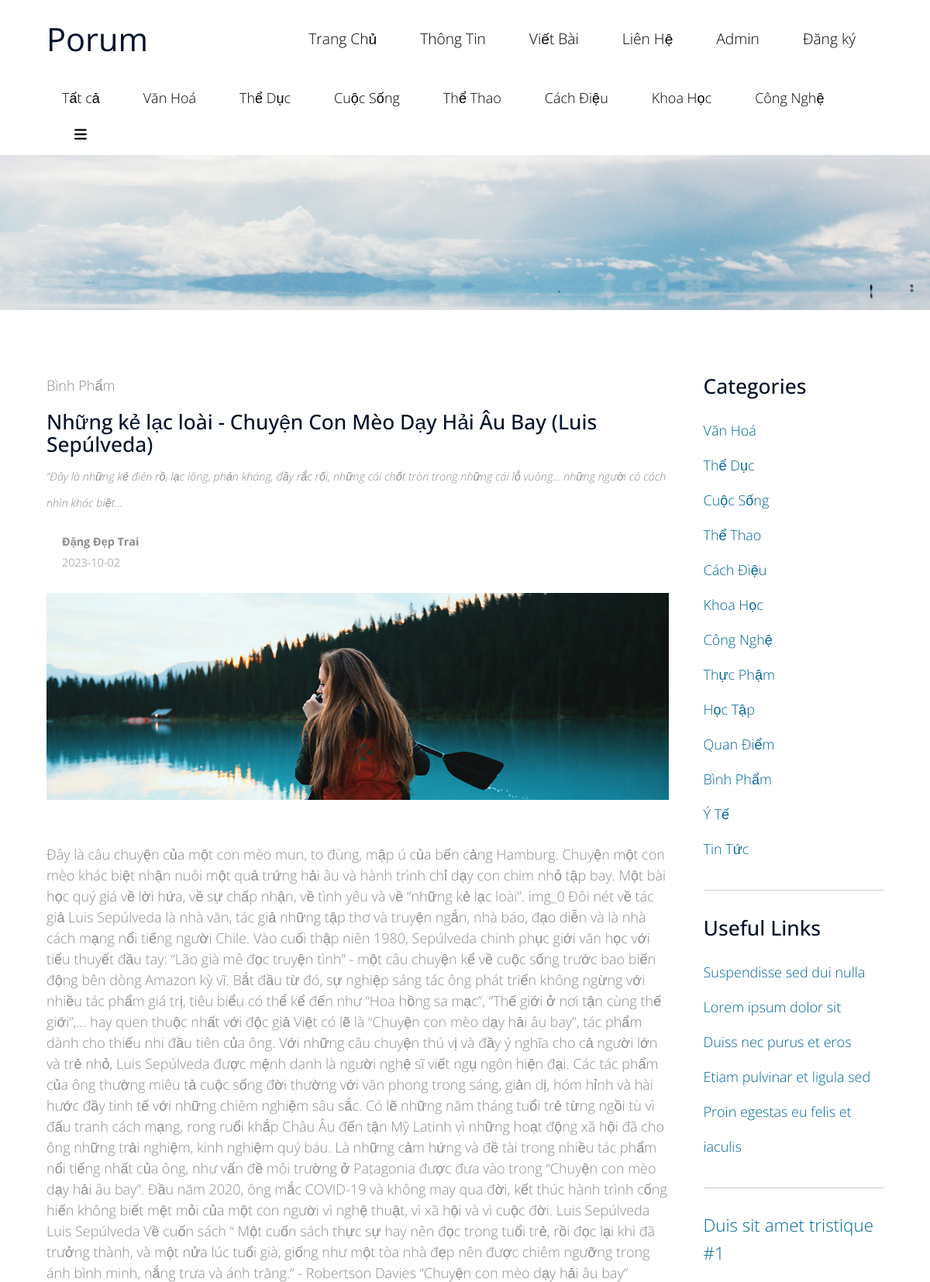
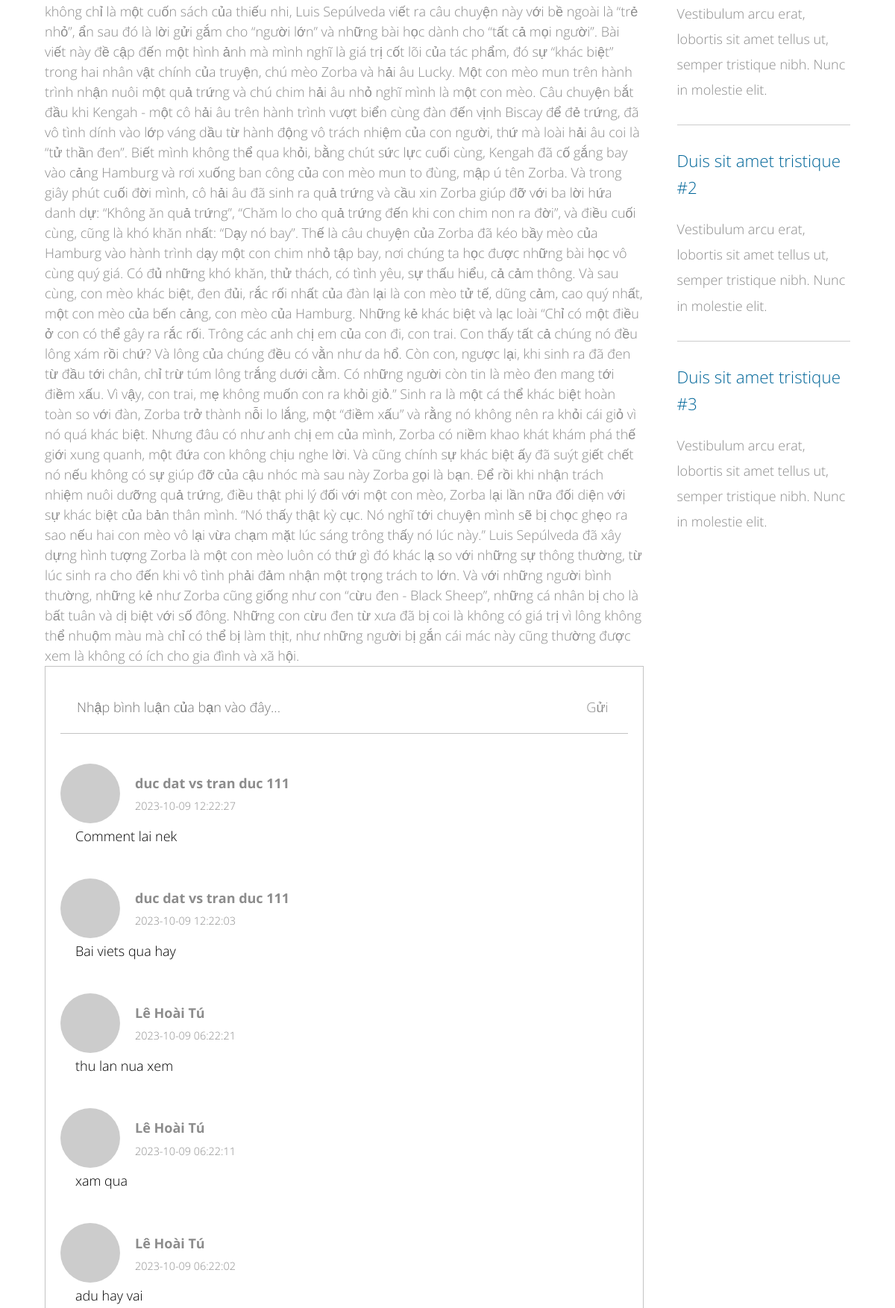
The page /DoAnTTCN/post/post-detail.php?postid=1 (upper part) on the database its author committed (2 pictures, top to bottom).
### tables this page shows
CREATE TABLE IF NOT EXISTS `tbl_menu` (
  `menuid` int NOT NULL AUTO_INCREMENT,
  `menuname` varchar(500) DEFAULT NULL,
  `parentid` int DEFAULT '0',
  `link` varchar(500) DEFAULT NULL,
  `position` int DEFAULT '0',
  PRIMARY KEY (`menuid`)
);

CREATE TABLE IF NOT EXISTS `tbl_category` (
  `categoryid` int NOT NULL AUTO_INCREMENT,
  `categoryname` varchar(500) DEFAULT NULL,
  PRIMARY KEY (`categoryid`)
);

### DoAnTTCN/post/post-detail.php (the view, shortened to what this page needs)
<?php
include '../config/config.php';
    $var_postid = $_GET['postid'];
    $query_post_byid = "select * from view_post_full where postid = $var_postid";
    $result_full_post = $conn->query($query_post_byid);
$result_cate_side_bar = $conn->query("select * from tbl_category");
?>
<!DOCTYPE html>
<html>
<head>
    <link rel="stylesheet" href="../resource/user/css/bootstrap.min.css">
    <link rel="stylesheet" href="../resource/user/css/templatemo-style.css">
    <link rel="stylesheet" href="../resource/user/css/blogcss.css">
    <link rel="stylesheet" href="../resource/user/css/contentBox.css">
</head>
<body>
    <?php
    include '../layout/header.php';
    ?>
    <div class="tm-blog-img-container">
    </div>
    <?php
    if ($result_full_post->num_rows > 0) {
        $post_by_id = $result_full_post->fetch_assoc();
        ?>
        <section class="tm-section">
            <div class="container-fluid">
                <div class="row">
                    <div class="col-xs-12 col-sm-12 col-md-8 col-lg-9 col-xl-9">
                        <div class="tm-blog-post">
                            <p>
                                <?php echo $post_by_id['categoryname'] ?>
                            </p>
                            <h3 class="tm-gold-text">
                                <?php echo $post_by_id['title'] ?>
                            </h3>
                            <p>
                                <i>
                                    <?php echo $post_by_id['asbtract'] ?>
                                </i>
                            </p>
                            <div class="post-info-author">
                                <div class="post-info-author-avatar">
                                </div>
                                <div class="post-info-author-title">
                                    <div class="author-name">
                                        <p> <strong>
                                                <?php echo $post_by_id['fullname'] ?>
                                            </strong></p>
                                    </div>
                                    <div class="created-post">
                                        <p>
                                            <?php echo $post_by_id['createddate'] ?>
                                        </p>
                                    </div>
                                </div>
                            </div>
                            <img src="../resource/user/img/tm-img-1010x336-1.jpg" alt="Image" class="img-fluid tm-img-post">
                            <br>
                            <?php echo $post_by_id['content'] ?>
                        </div>
                        <div class="form-comment">
                            <div class="form-comment-inline">
                                <form class="input-comment-form"  method="post">
                                    <input type="text" placeholder="Nhập bình luận của bạn vào đây..." name="commenttext">
                                    <button type="submit" name="comment-button">Gửi</button>
                                </form>
                                <div class="comment-list">
                                 <?php
                                    $comments = $conn->query("select * from view_comment_full where postid = $var_postid order by createddate desc");
                                    if($comments->num_rows>0){
                                        while ($row_cmt = $comments->fetch_assoc()) {
                                ?>
                                    <div class="commenter">
                                        <div class="commenter-info">
                                            <div class="commenter-img">
                                                <img src="  https://www.gravatar.com/avatar/f872ad683a54d281e05c3cc40b819eb2?d=wavatar&f=y"
                                                    alt="">
                                            </div>
                                            <div class="commenter-info-detail">
                                                <div class="commenter-info-name">
                                                    <p> <?php echo $row_cmt['fullname'] ?> </p>
                                                </div>
                                                <div class="commenter-info-date">
                                                    <p><?php echo $row_cmt['createddate'] ?></p>
                                                </div>
                                            </div>
                                        </div>
                                        <div class="comment-text">
                                            <p>
                                               <?php echo $row_cmt['commenttext'] ?>
                                            </p>
                                        </div>
                                    </div>
                                <?php
                                        }
                                    }
                                ?>
                                </div>
                            </div>
                        </div>
                    </div>
                    <aside class="col-xs-12 col-sm-12 col-md-4 col-lg-3 col-xl-3 tm-aside-r">
                        <div class="tm-aside-container">
                            <h3 class="tm-gold-text tm-title">
                                Categories
                            </h3>
                            <nav>
                                <ul class="nav">
                                    <?php
                                    if ($result_cate_side_bar->num_rows > 0) {
                                        while ($row_cate_side_bar = $result_cate_side_bar->fetch_assoc()) {
                                            ?>
                                            <li><a href="/DoAnTTCN/post/?cateid=<?php echo $row_cate_side_bar['categoryid'] ?>"
                                                    class="tm-text-link">
                                                    <?php echo $row_cate_side_bar['categoryname'] ?>
                                                </a></li>
                                            <?php
                                        }
                                    }
                                    ?>
                                </ul>
                            </nav>
                            <hr class="tm-margin-t-small">
                            <h3 class="tm-gold-text tm-title tm-margin-t-small">
                                Useful Links
                            </h3>
                            <nav>
                                <ul class="nav">
                                    <li><a href="#" class="tm-text-link">Suspendisse sed dui nulla</a></li>
                                    <li><a href="#" class="tm-text-link">Lorem ipsum dolor sit</a></li>
                                    <li><a href="#" class="tm-text-link">Duiss nec purus et eros</a></li>
                                    <li><a href="#" class="tm-text-link">Etiam pulvinar et ligula sed</a></li>
                                    <li><a href="#" class="tm-text-link">Proin egestas eu felis et iaculis</a></li>
                                </ul>
                            </nav>
                            <hr class="tm-margin-t-small">
                            <div class="tm-content-box tm-margin-t-small">
                                <a href="#" class="tm-text-link">
                                    <h4 class="tm-margin-b-20 tm-thin-font">Duis sit amet tristique #1</h4>
                                </a>
                                <p class="tm-margin-b-30">Vestibulum arcu erat, lobortis sit amet tellus ut, semper
                                    tristique nibh. Nunc in molestie elit.</p>
                            </div>
                            <hr class="tm-margin-t-small">
                            <div class="tm-content-box tm-margin-t-small">
                                <a href="#" class="tm-text-link">
                                    <h4 class="tm-margin-b-20 tm-thin-font">Duis sit amet tristique #2</h4>
                                </a>
                                <p>Vestibulum arcu erat, lobortis sit amet tellus ut, semper tristique nibh. Nunc in
                                    molestie elit.</p>
                            </div>
                            <hr class="tm-margin-t-small">
                            <div class="tm-content-box tm-margin-t-small">
                                <a href="#" class="tm-text-link">
                                    <h4 class="tm-margin-b-20 tm-thin-font">Duis sit amet tristique #3</h4>
                                </a>
                                <p>Vestibulum arcu erat, lobortis sit amet tellus ut, semper tristique nibh. Nunc in
                                    molestie elit.</p>
                            </div>
                        </div>
                    </aside>
                </div>
            </div>
        </section>
        <?php
    }
    ?>
    <?php include '../layout/footer.php' ?>
</body>
</html>

### DoAnTTCN/layout/header.php (shortened to what this page needs)
<?php
$query_menu = "select * from tbl_menu where position =0 limit 4";
$result_menu = $conn->query($query_menu);
$result_categories = $conn->query("select * from tbl_category limit 7");
?>
<!DOCTYPE html>
<html>
<head>
    <link rel="stylesheet" href="https://cdnjs.cloudflare.com/ajax/libs/font-awesome/6.4.2/css/all.min.css"
 />
    <link rel="stylesheet" href="/DoAnTTCN/resource/user/css/bootstrap.min.css">
    <link rel="stylesheet" href="/DoAnTTCN/resource/user/css/templatemo-style.css">
    <link rel="stylesheet" href="/DoAnTTCN/resource/user/css/blogcss.css">
    <link rel="stylesheet" href="/DoAnTTCN/resource/user/css/contentBox.css">
    <link rel="stylesheet" href="/DoAnTTCN/resource/user/css/nav-item-list.css">
    <link rel="stylesheet" href="/DoAnTTCN/resource/user/css/form-account.css">
    <link rel="stylesheet" href="/DoAnTTCN/resource/user/css/createblog.css">
    <link rel="stylesheet" href="/DoAnTTCN/resource/user/css/hidden-list.css">
    <link rel="stylesheet" href="/DoAnTTCN/resource/user/css/info-acc.css">
    <link rel="stylesheet" href="/DoAnTTCN/resource/user/css/change-info.css">
</head>
<body>
    <div class="tm-header">
        <div class="container-fluid">
            <div class="tm-header-inner">
                <a href="/DoAnTTCN/" class="navbar-brand tm-site-name">Porum</a>
                <nav class="navbar tm-main-nav">
                    <div class="collapse navbar-toggleable-sm" id="tmNavbar">
                        <ul class="nav navbar-nav">
                            <?php
                            if ($result_menu->num_rows > 0) {
                                while ($row_menu = $result_menu->fetch_assoc()) {
                                    ?>
                                    <li class="nav-item">
                                        <a href="<?php echo $row_menu['link'] ?>" class="nav-link">
                                            <?php echo $row_menu['menuname'] ?>
                                        </a>
                                    </li>
                                    <?php
                                }
                            }
                            ?>
                            <li class="nav-item">
                                <a href="/DoAnTTCN/admin" class="nav-link">
                                    Admin
                                </a>
                            </li>
                            <?php
                            if (isset($_SESSION['username'])) {
                                ?>
                                <li class="nav-item"  onclick="showDiv('profile')" >
                                    <div class="nav-link">
                                        <?php echo $_SESSION['username'] ?>
                                    </div>
                                    <div class="nav-item-setting" id="profile">
                                        <ul>
                                            <li> <a href="/DoAnTTCN/account/account-info.php">Profile</a> </li>
                                            <li><a href="/DoAnTTCN/account/logout.php">Log out</a></li>
                                        </ul>
                                    </div>
                                </li>
                                <?php
                            } else {
                                ?>
                                <li class="nav-item">
                                    <a href="/DoAnTTCN/account/register.php" class="nav-link">
                                        Đăng ký
                                    </a>
                                </li>
                                <?php
                            }
                            ?>
                        </ul>
                    </div>
                </nav>
            </div>
            <div class="tm-header-2-inner">
                <div class="collapse navbar-toggleable-sm" id="tmNavbar">
                    <ul class="nav navbar-nav">
                        <li class="nav-item">
                            <a href="/DoAnTTCN/post/" class="nav-link">
                                Tất cả
                            </a>
                        </li>
                        <?php
                        if ($result_categories->num_rows > 0) {
                            while ($row_cate = $result_categories->fetch_assoc()) {
                                ?>
                                <li class="nav-item">
                                    <a href="/DoAnTTCN/post/?cateid=<?php echo $row_cate['categoryid'] ?>" class="nav-link">
                                        <?php echo $row_cate['categoryname'] ?>
                                    </a>
                                </li>
                                <?php
                            }
                        }
                        ?>
                        <li class="nav-item">
                            <a href="#" class="nav-link" onclick="showDiv('choosecate')"><i class="fa-solid fa-bars"></i></a>
                        </li>
                    </ul>
                </div>
            </div>
        </div>
    </div>

### rows shown on the page
tbl_menu: menuname "Trang Chủ"
tbl_menu: menuname "Thông Tin"
tbl_menu: menuname "Viết Bài"
tbl_menu: menuname "Liên Hệ"
tbl_category: categoryname "Văn Hoá"
tbl_category: categoryname "Thể Dục"
tbl_category: categoryname "Cuộc Sống"
tbl_category: categoryname "Thể Thao"
tbl_category: categoryname "Cách Điệu"
tbl_category: categoryname "Khoa Học"
tbl_category: categoryname "Công Nghệ"
tbl_category: categoryname "Thực Phậm"
tbl_category: categoryname "Học Tập"
tbl_category: categoryname "Quan Điểm"
tbl_category: categoryname "Bình Phẩm"
tbl_category: categoryname "Ý Tế"
tbl_category: categoryname "Tin Tức"

### other values the page prints
$post_by_id['categoryname'] "Bình Phẩm"
$post_by_id['title'] "Những kẻ lạc loài - Chuyện Con Mèo Dạy Hải Âu Bay (Luis Sepúlveda)"
$post_by_id['asbtract'] "“Đây là những kẻ điên rồ, lạc lõng, phản kháng, đầy rắc rối, những cái chốt tròn trong những cái lỗ vuông… những người có cách nhìn khác biệt..."
$post_by_id['fullname'] "Đặng Đẹp Trai"
$post_by_id['createddate'] "2023-10-02"
$row_cmt['fullname'] "duc dat vs tran duc 111"
$row_cmt['createddate'] "2023-10-09 12:22:27"
$row_cmt['commenttext'] "Comment lai nek"
$row_cmt['createddate'] "2023-10-09 12:22:03"
$row_cmt['commenttext'] "Bai viets qua hay"
$row_cmt['fullname'] "Lê Hoài Tú"
$row_cmt['createddate'] "2023-10-09 06:22:21"
$row_cmt['commenttext'] "thu lan nua xem"
$row_cmt['createddate'] "2023-10-09 06:22:11"
$row_cmt['commenttext'] "xam qua"
